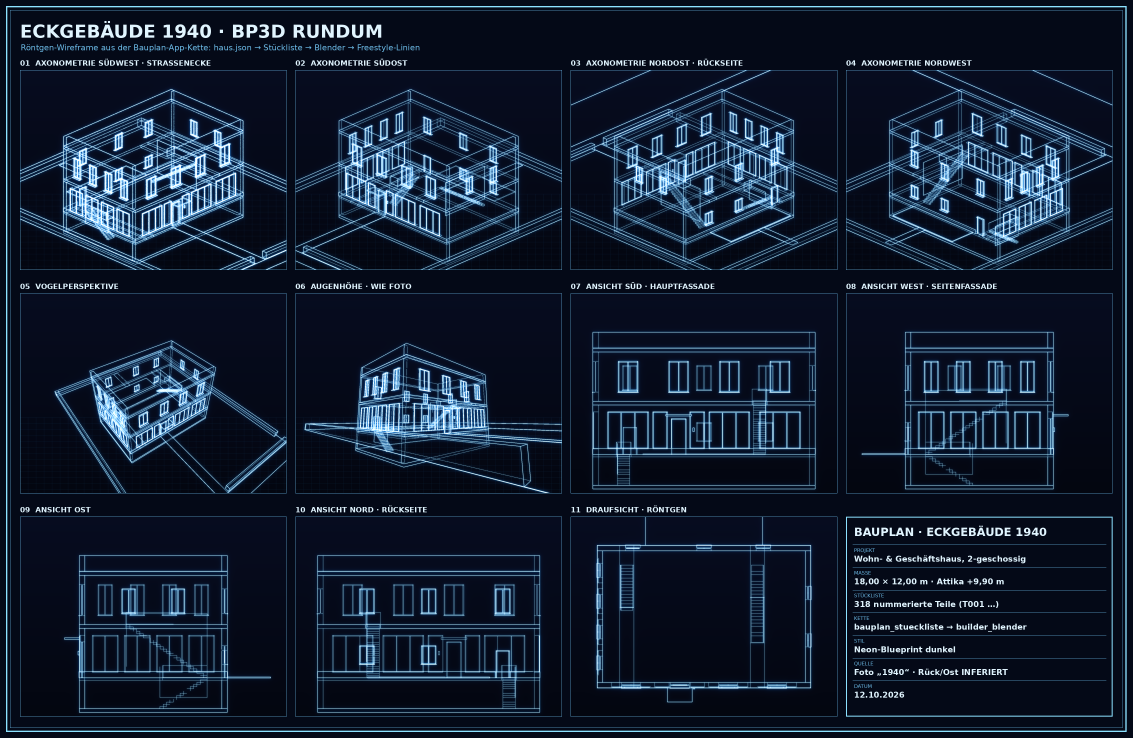
#> input picture blueprint/bauplan_app/BP3D_RUNDUM_eckhaus1940_neon.png, 3398 x 2214 px (shown at 1/3 size)
$ python -i nacht_blatt.py   (imports and definitions only)
#> lines starting #> are read from the running program, lines starting #| are printed output that depends on the picture
# -*- coding: utf-8 -*-
# NACHT-BLATT: Bloom auf die Nacht-Renders (leuchtende Fenster/Kanten) + 2x2-Planblatt.
# Aufruf: python nacht_blatt.py <dir> <tag> <out.png> ["TITEL"] [stueckliste.json]
import sys, os
import cv2
import numpy as np
from PIL import Image, ImageDraw, ImageFont

D_, TAG, OUT = sys.argv[1:4]
TITEL = sys.argv[4] if len(sys.argv) > 4 else TAG.upper()
import json
# [1 line not run here, left out]
# [1 line that did not run here, left out]
# [1 line that did not run here, left out]
def _font(*namen):   # Linux (DejaVu) oder Windows (Arial/Consolas)
    for n in namen:
        for d in ('/usr/share/fonts/truetype/dejavu/', 'C:/Windows/Fonts/'):
            if os.path.exists(d + n): return d + n
    return namen[-1]
F = _font('DejaVuSans.ttf', 'arial.ttf'); FB = _font('DejaVuSans-Bold.ttf', 'arialbd.ttf')
ANS = [('ecke', 'STRASSENECKE · AUGENHÖHE'), ('iso_sw', 'AXONOMETRIE SÜDWEST'),
       ('vogel', 'VOGELPERSPEKTIVE'), ('iso_no', 'AXONOMETRIE NORDOST · RÜCKSEITE')]
ANS = [a for a in ANS if os.path.exists(os.path.join(D_, f'NACHT_{a[0]}_{TAG}.png'))]


def bloom(path):
    a = cv2.imread(path).astype(np.float32) / 255
    hell = np.clip(a - 0.35, 0, 1)                       # nur Fenster und Kanten leuchten
    g = cv2.GaussianBlur(hell, (0, 0), 4) * 0.8 + cv2.GaussianBlur(hell, (0, 0), 16) * 0.6 + cv2.GaussianBlur(hell, (0, 0), 40) * 0.35
    out = np.clip(a + g, 0, 1)
    out = cv2.cvtColor((out * 255).astype(np.uint8), cv2.COLOR_BGR2RGB)
    return Image.fromarray(out)


BG, LINE, TXT, SOFT = (3, 7, 18), (90, 180, 255), (220, 240, 255), (90, 150, 210)
TW, TH, GAP, M = 1200, 900, 30, 60
W = M * 2 + 2 * TW + GAP; H = 190 + 2 * (TH + 50) + GAP + 150
sheet = Image.new('RGB', (W, H), BG); d = ImageDraw.Draw(sheet)
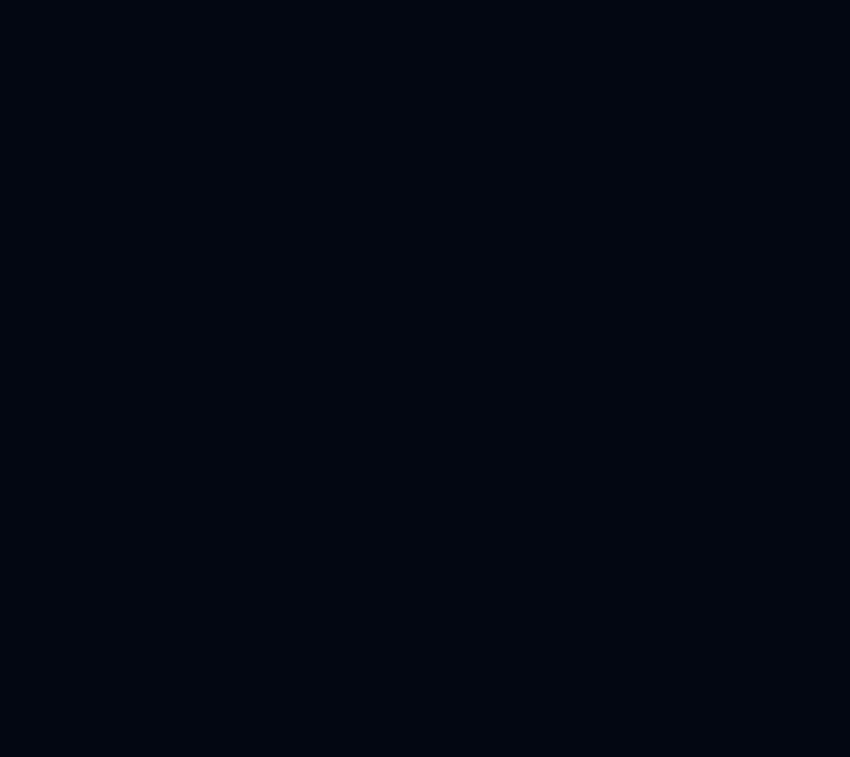
#> sheet: PIL image 2550x2270 RGB (shown at 1/3 size); mean R, G, B 3, 7, 18
# [10 lines not run here, left out]
y = H - 130
# [1 line not run here, left out]
fk, fv = ImageFont.truetype(F, 16), ImageFont.truetype(FB, 24)
# [5 lines not run here, left out]

>>> result = bloom('BP3D_RUNDUM_eckhaus1940_neon.png')
#> in bloom, `hell = np.clip(a - 0.35, 0, 1)`:
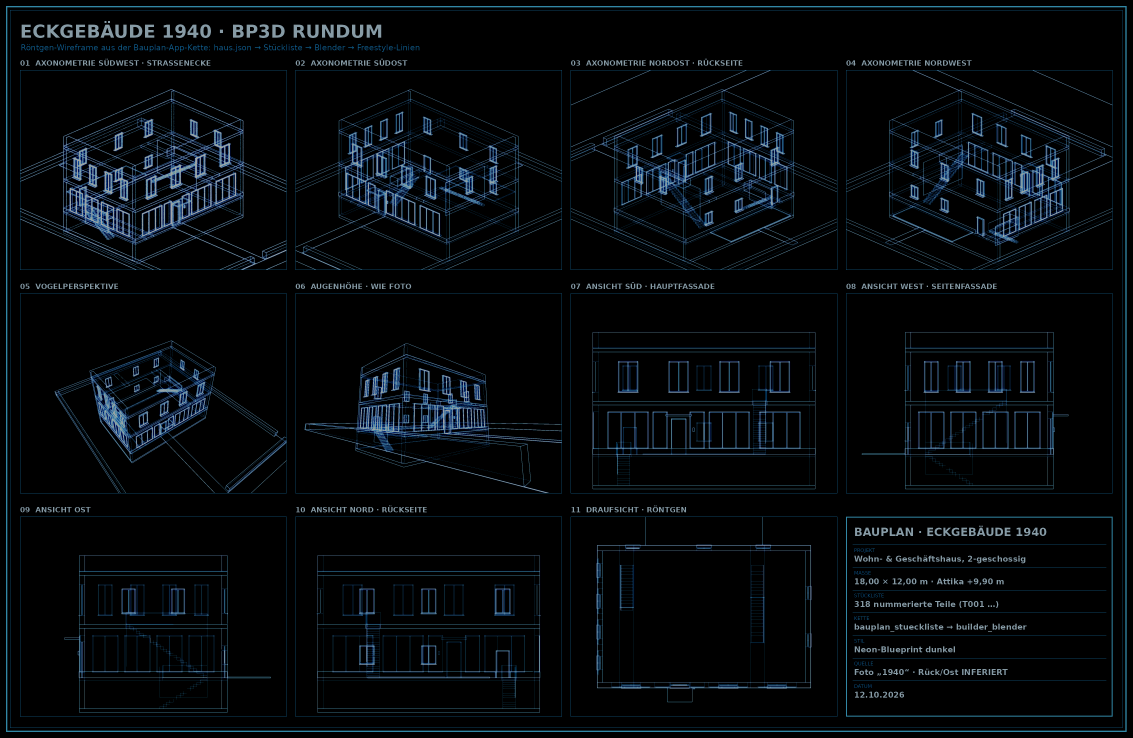
#> hell: shape (2214, 3398, 3) float32 (shown at 1/3 size); mean B, G, R 0.0497, 0.0375, 0.0224
#> in bloom, `g = cv2.GaussianBlur(hell, (0, 0), 4) * 0.8 + cv2.GaussianBlur(hell, (..`:
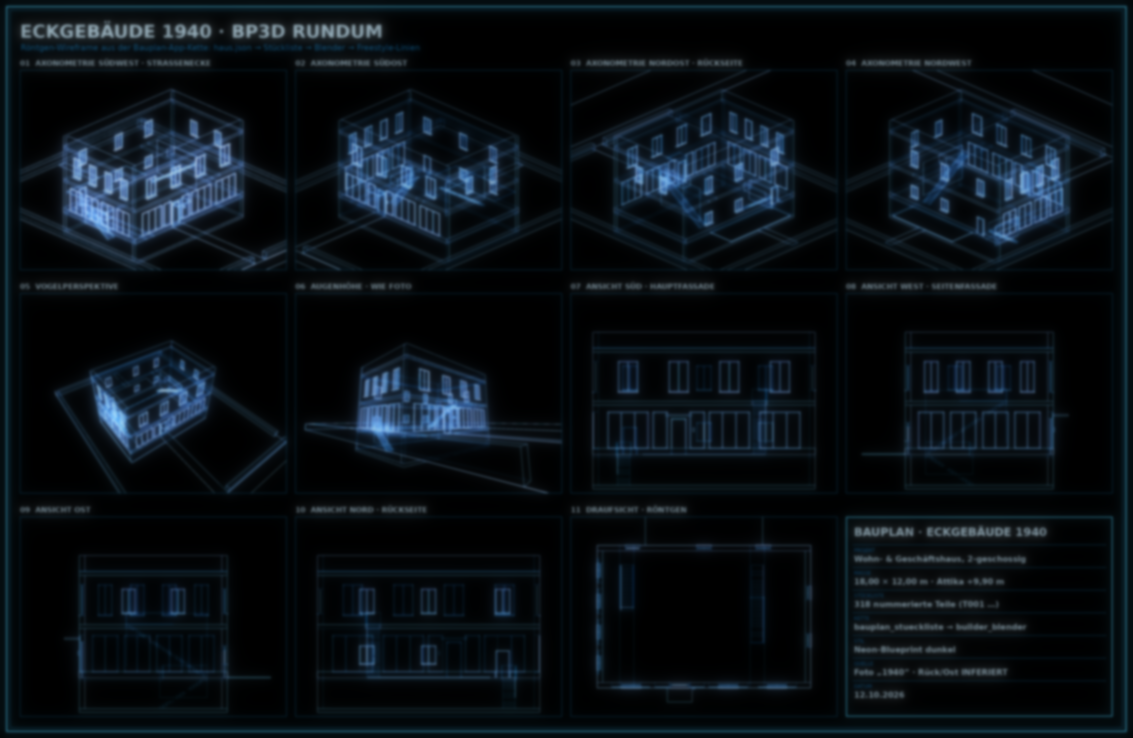
#> g: shape (2214, 3398, 3) float32 (shown at 1/3 size); mean B, G, R 0.0856, 0.0648, 0.0385
#> in bloom, `out = np.clip(a + g, 0, 1)`:
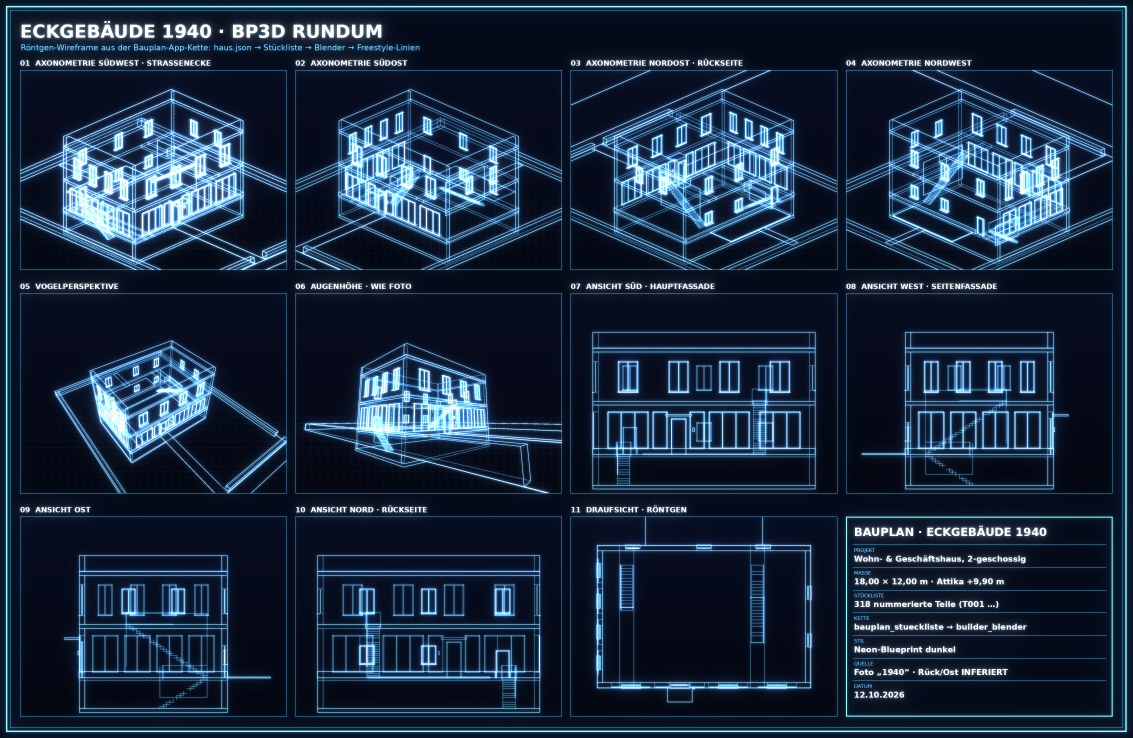
#> out: shape (2214, 3398, 3) float32 (shown at 1/3 size); mean B, G, R 0.265, 0.176, 0.107
